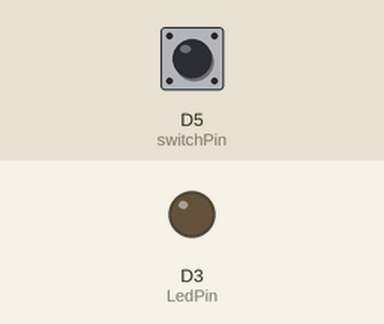
Recording of a sketch running on a simulated ESP8266 (NodeMCU). On the bench: output pins drawn as LEDs (lit = HIGH). Inputs (shaded band) come from the test bench; at power-on: D5 (switchPin) HIGH.

Above: at 1.2 s.
1.3 s: D5 (switchPin) pulled LOW for 0.15 s
At 1.37 s:
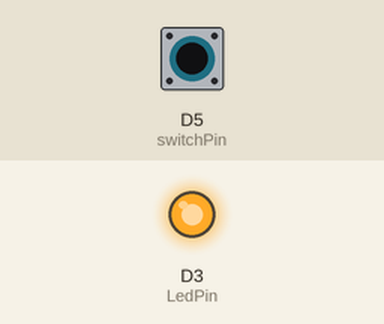
2.9 s: D5 (switchPin) pulled LOW for 3.2 s
At 7.0 s:
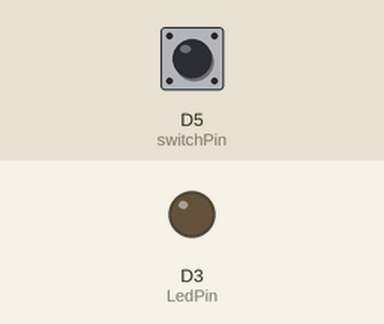
Timing chart, 0 to 8.5 s (numbered marks = the images above; inputs shaded):
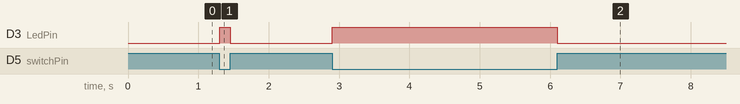

The sketch:

button.ino
```cpp
int switchPin=D5;
int LedPin=D3;
int switchValue;
void setup() {
 pinMode(LedPin, OUTPUT);
 pinMode(switchPin, INPUT_PULLUP);

}
void loop() {
 switchValue=digitalRead(switchPin);
 digitalWrite(LedPin, !switchValue);

}
```

Measured:
- after the input at 1.3 s, D3 (LedPin): LOW → HIGH at once, → LOW 0.15 s later
- after the input at 2.9 s, D3 (LedPin): LOW → HIGH at once, → LOW 3.2 s later
